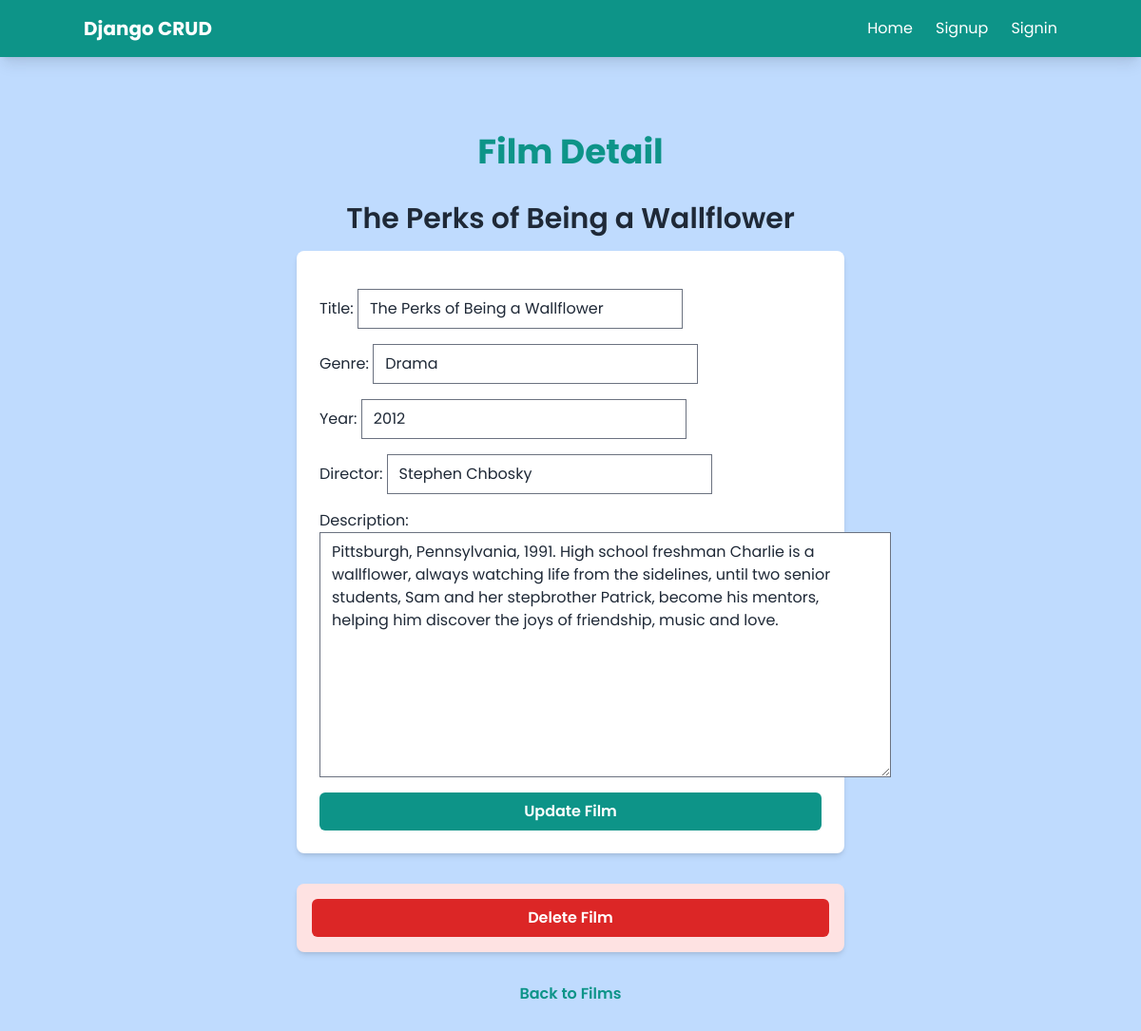
The page /films/21/ on the database its author committed.
### tasks/models.py (models this page shows, shortened)
class Film(models.Model):
    title = models.CharField(max_length=100)
    genre = models.CharField(max_length=100)
    year = models.IntegerField()
    director = models.CharField(max_length=100)
    description = models.TextField()
    created_at = models.DateTimeField(auto_now_add=True)
    updated_at = models.DateTimeField(auto_now=True)

### tasks/views.py (the view)
# urls.py: path('films/<int:film_id>/', views.film_detail, name='film_detail'),
def film_detail(request, film_id):
    film = get_object_or_404(Film, pk=film_id)
    if request.method == 'GET':
        form = FilmForm(instance=film)
        return render(request, 'film_detail.html', {'film': film, 'form': form})
    else:
        form = FilmForm(request.POST, instance=film)
        if form.is_valid():
            form.save()
            return redirect('film_detail', film_id=film.id)
        return render(request, 'film_detail.html', {'film': film, 'form': form})

### tasks/forms.py
class FilmForm(ModelForm):
    class Meta:
        model = Film
        fields = ['title', 'genre', 'year', 'director', 'description']

### tasks/templates/film_detail.html (shortened to what this page needs)
{% extends 'base.html' %}
{% block content %}
<div class="min-h-screen py-12 px-6 lg:px-8">
    <div class="max-w-3xl mx-auto text-center">
        <h1 class="text-4xl font-bold text-teal-600 mb-8">Film Detail</h1>
        <h2 class="text-3xl font-semibold text-gray-800 mb-4">{{ film.title }}</h2>
    </div>
    <div class="max-w-xl mx-auto">
        <form method="POST" class="bg-white p-6 rounded-lg shadow-md space-y-4 mb-8">
            {{ form.as_p }}
            <button type="submit" class="w-full px-4 py-2 bg-teal-600 text-white font-semibold rounded-md hover:bg-teal-700 transition duration-300">
                Update Film
            </button>
        </form>
        <form action="{% url 'delete_film' film.id %}" method="POST" class="bg-red-100 p-4 rounded-lg shadow-md">
            <button type="submit" class="w-full px-4 py-2 bg-red-600 text-white font-semibold rounded-md hover:bg-red-700 transition duration-300">
                Delete Film
            </button>
        </form>
        <div class="text-center mt-8">
            <a href="{% url 'films' %}" class="text-teal-600 hover:text-teal-700 font-semibold transition duration-300">
                Back to Films
            </a>
        </div>
    </div>
</div>
{% endblock %}

### tasks/templates/base.html (shortened to what this page needs)
{% load static tailwind_tags %}
<html lang="en">
<head>
    {% tailwind_css %}
</head>
<body class="bg-blue-200 text-gray-800">
<nav class="bg-teal-600 p-4 shadow-lg">
    <div class="container mx-auto flex justify-between items-center">
        <a href="/" class="text-white text-xl font-bold">Django CRUD</a>
        <ul class="flex space-x-6">
            <li><a href="/" class="text-white hover:text-gray-200">Home</a></li>
            {% if user.is_authenticated %}
                <li><a href="/films" class="text-white hover:text-gray-200">Films</a></li>
                <li><a href="/logout" class="text-white hover:text-gray-200">Logout</a></li>
            {% else %}
                <li><a href="/signup" class="text-white hover:text-gray-200">Signup</a></li>
                <li><a href="/signin" class="text-white hover:text-gray-200">Signin</a></li>
            {% endif %}
        </ul>
    </div>
</nav>
<div class="container mx-auto py-8">
    {% block content %}
    {% endblock %}
</div>
</body>
</html>

### tasks/templates/base.html (style rules this page uses)
body { font-family: 'Poppins', sans-serif; }

### rows shown on the page
Film: title "The Perks of Being a Wallflower", genre "Drama", year "2012", director "Stephen Chbosky", description "Pittsburgh, Pennsylvania, 1991. High school freshman Charlie is a wallflower, always watching life from the sidelines, until two senior students, Sam and her stepbrother Patrick, become his mentors, helping him discover the joys of friendship, music and love."
